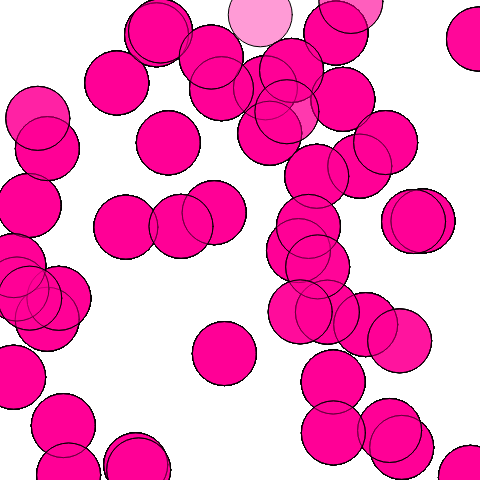
Frame 1 (no input)
Frame 60 (no input): identical to frame 1, image omitted
Frame 120 (the mouse pressed at the canvas centre since frame 60): identical to frame 1, image omitted

The p5.js sketch that drew this single still picture (run headless with seeded random() and noise() and a simulated clock; from frame 60 on, the mouse is pressed at the canvas centre):

// p5.js sketch
// ── sketch.js
var circles = [];

function setup() {
  createCanvas (480, 480);
  
  for (var i = 0; i < 50; i++) {
    
    var circle = {
      x: random(width),
      y: random(height),
      r: 32
    };
    circles.push(circle);
    
    for (var i = 0; i < circles.length; i++) {
      fill(255, 0, 150, 100);
      ellipse(circles[i].x, circles[i].y, circles[i].r*2, circles[i].r*2);
    }
  }
}

function draw() {
  
}
